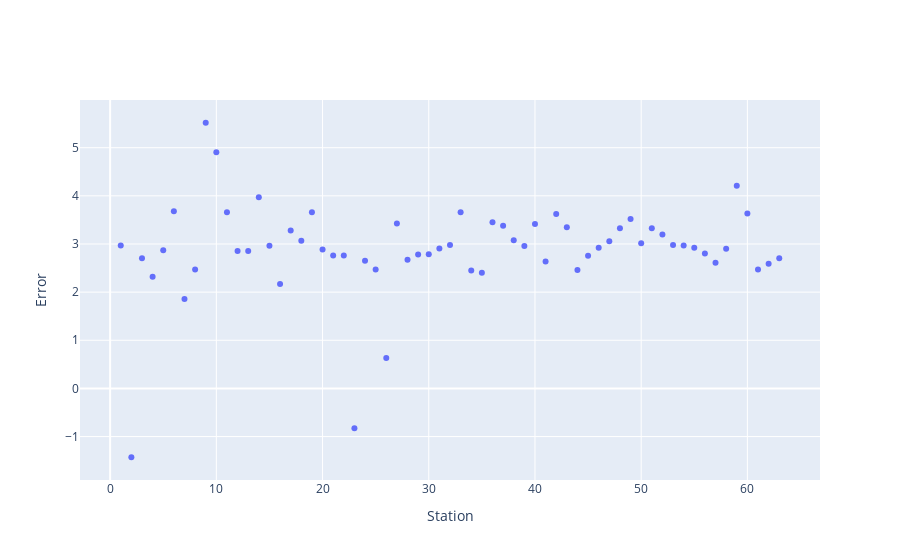

Here is the notebook cell this chart was saved with:
### Code cell
station_series = torch.mean(historical,1)
fig = go.Figure(data=go.Scatter(x=list(range(1,64)), y=station_series, mode='markers'))

fig.update_layout(
    xaxis_title="Station", yaxis_title="Error"
)
fig.show()

### Figure 1 — Plotly figure (JSON) as saved in the notebook; plotly's stock layout.template omitted (floating-point values rounded to 4 significant figures)
{"data": [{"mode": "markers", "type": "scatter", "x": [1, 2, 3, 4, 5, 6, 7, 8, 9, 10, 11, 12, 13, 14, 15, 16, 17, 18, 19, 20, 21, 22, 23, 24, 25, 26, 27, 28, 29, 30, 31, 32, 33, 34, 35, 36, 37, 38, 39, 40, 41, 42, 43, 44, 45, 46, 47, 48, 49, 50, 51, 52, 53, 54, 55, 56, 57, 58, 59, 60, 61, 62, 63], "y": [2.967, -1.43, 2.706, 2.318, 2.868, 3.682, 1.857, 2.468, 5.518, 4.904, 3.657, 2.857, 2.855, 3.973, 2.964, 2.17, 3.278, 3.066, 3.66, 2.887, 2.76, 2.759, -0.8258, 2.65, 2.471, 0.6342, 3.425, 2.675, 2.783, 2.787, 2.907, 2.977, 3.658, 2.451, 2.405, 3.451, 3.381, 3.079, 2.957, 3.414, 2.636, 3.621, 3.348, 2.462, 2.755, 2.919, 3.054, 3.327, 3.52, 3.015, 3.328, 3.198, 2.981, 2.967, 2.922, 2.805, 2.61, 2.902, 4.21, 3.634, 2.471, 2.59, 2.701]}], "layout": {"xaxis": {"title": {"text": "Station"}}, "yaxis": {"title": {"text": "Error"}}}}
